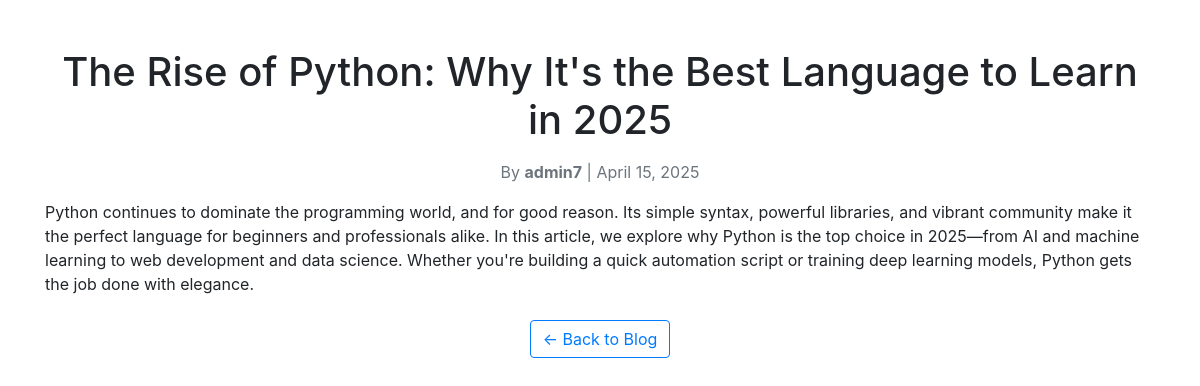
/post/5/, run on the app's committed database.
### blog/models.py (models this page shows, shortened)
class Post(models.Model):
    title = models.CharField(max_length=100)
    content = models.TextField()
    author = models.ForeignKey(User, on_delete=models.CASCADE)
    created_at = models.DateTimeField(auto_now_add=True)
    updated_at = models.DateTimeField(auto_now=True)

### blog/views.py (the view)
# urls.py: path('post/<int:post_id>/', views.post_detail, name='post_detail'),  # URL for post details
def post_detail(request, post_id):
    post = get_object_or_404(Post, pk=post_id)
    return render(request, 'blog/post_detail.html', {'post': post})

### blog/templates/blog/post_detail.html (shortened to what this page needs)
<!DOCTYPE html>
<html lang="en">
<head>
    <link href="https://stackpath.bootstrapcdn.com/bootstrap/4.5.2/css/bootstrap.min.css" rel="stylesheet">
</head>
<body>
    <div class="container mt-5">
        <h1 class="text-center mb-3">{{ post.title }}</h1>
        <p class="text-center text-muted">By <strong>{{ post.author }}</strong> | {{ post.created_at|date:"F j, Y" }}</p>
        <div class="content mb-4">
            <p>{{ post.content|linebreaks }}</p>
        </div>
        <div class="text-center">
            <a href="{% url 'index' %}" class="btn btn-outline-primary">← Back to Blog</a>
        </div>
    </div>
</body>
</html>

### data on the page
Post: title "The Rise of Python: Why It's the Best Language to Learn in 2025", author "admin7", created_at "April 15, 2025", content "Python continues to dominate the programming world, and for good reason. Its simple syntax, powerful libraries, and vibrant community make it the perfect language for beginners and professionals alike. In this article, we explore why Python is the top choice in 2025—from AI and machine learning to web development and data science. Whether you're building a quick automation script or training deep learning models, Python gets the job done with elegance."
